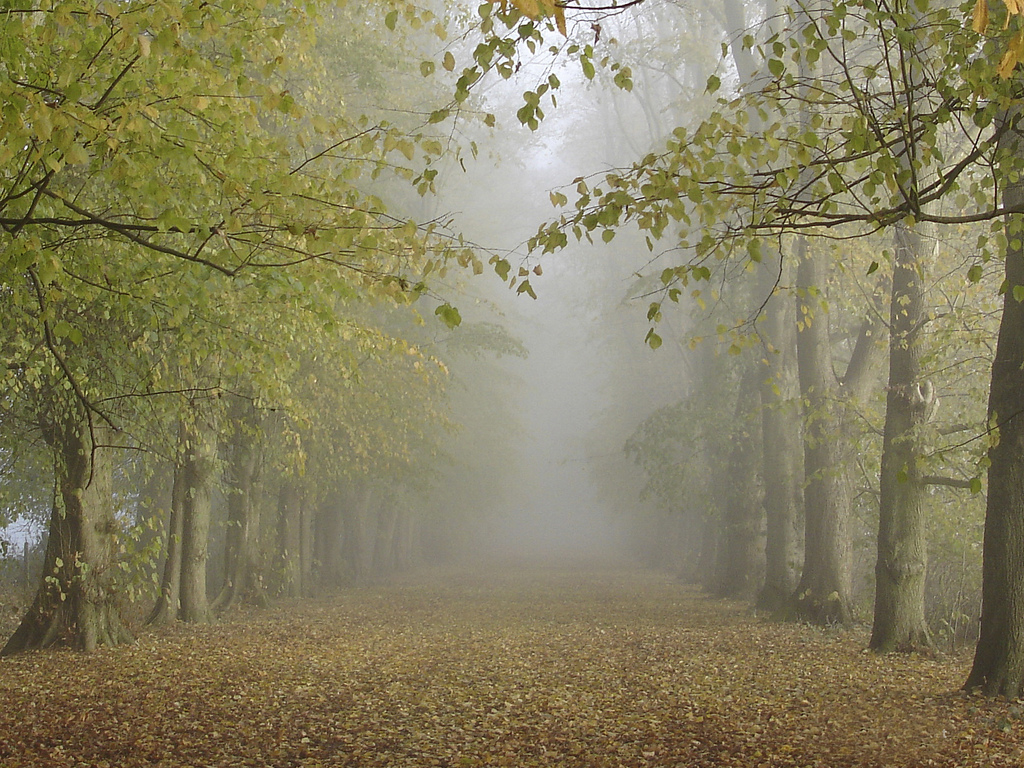
//> input picture 0.jpg, 1024 x 768 px
$ ./Main   (built with g++ and OpenCV 4)
//> lines starting //> are read from the running program, lines starting //| are printed output that depends on the picture
### Fast_Visibility_Restoration/My_Functions.h
#ifndef My_Function_H
#define My_Function_H
// define my own general functions

#include <opencv2\opencv.hpp>
#include <opencv2\highgui.hpp>

namespace MyFuncs
{
	class MyImgFuncs
	{
	public:
		static cv::Mat myConvertTo(cv::Mat input_img, std::string dst_type); // convert image type

		static cv::Mat homoFilter(cv::Mat input_img);	// homomorphic filter
	};
}
#endif // !My_Function_H

### Fast_Visibility_Restoration/Get_Mean_Channels.h
// Take the mean value between channels
// The output is one channel image with type of CV_64F
// Every pixel has the intensity of
// the mean value of the corresponding pixel in RGB channels
// Written by Pengfei Peter Kan, Sep 17, 2017

#ifndef getMeanChn_H
#define getMeanChn_H

#include <opencv2\opencv.hpp>
#include <opencv2\highgui.hpp>

#include <vector>

cv::Mat meanChannels(cv::Mat input_img)
{
	int chn_num = input_img.channels();
	cv::Mat mean_img;
	if (chn_num == 1)
	{
		if (input_img.type() % 8 == 0) // unchar type image has type value of 8, 16, 24
		{
			input_img.convertTo(input_img, CV_64F, 1.0 / 255.0);
		}
		mean_img = input_img;
	}
	else if (chn_num == 3)
	{
		if (input_img.type() % 8 == 0)
		{
			input_img.convertTo(input_img, CV_64FC3, 1.0 / 255.0);
		}
		mean_img = cv::Mat::zeros(input_img.size(), CV_64F);
		for (int row = 0; row < input_img.rows; ++row)
		{
			for (int col = 0; col < input_img.cols; ++col)
			{
				cv::Vec3d inten = input_img.at<cv::Vec3d>(row, col);
				// calculate the mean of intensities in three channels
				mean_img.at<double>(row, col) = (inten[0] + inten[1] + inten[2]) / 3.0;
			}
		}
	}
	return mean_img;
}
#endif // !getMeanChn_H

### Fast_Visibility_Restoration/Get_Min_Channel.h
// Get the minimum values of each pixel among RGB channels
// Written by Pengfei Peter Kan, Sep 17, 2017

#ifndef GetMinChn_H
#define GetMinChn_H

#include <opencv2\opencv.hpp>
#include <opencv2\highgui.hpp>

cv::Mat getMinChn(cv::Mat input_img)
{
	int chn_num = input_img.channels();
	cv::Mat min_chn = cv::Mat::zeros(input_img.size(), input_img.type());
	if (chn_num == 1)
	{
		min_chn = input_img;
	}
	else if (chn_num == 3)
	{
		std::vector<cv::Mat> chns(3);
		cv::split(input_img, chns);
		cv::min(chns[0], chns[1], min_chn);
		cv::min(min_chn, chns[2], min_chn);
	}
	return min_chn;
}
#endif // !GetMinChn_H

### Fast_Visibility_Restoration/FastFogImg.h
// The is the class that implemented the fast visibility restoration method
// Written by Pengfei Peter Kan in Jan 29, 2018
#ifndef FastFogImg_H
#define FastFogImg_H

#include <opencv2\opencv.hpp>
#include <opencv2\highgui.hpp>

class FastFogImg
{
private:
	cv::Mat origin_img;
	int medium_filter_size = 41; // set the default value as 41
	double p = 0.95;	// the coefficient to estimate the atmospheric veil
	cv::Mat atm_veil_img;
	cv::Mat restored_scene_img;
	cv::Mat tone_mapped_img;

public:
	FastFogImg(){}
	FastFogImg(cv::Mat input_img);
	FastFogImg(cv::Mat input_img, int input_filter_size);
	~FastFogImg();

	// getter and setter functions
	cv::Mat getOriginImg();
	int getMFilterSize();
	double getP();
	void setMFilterSize(int input_size);

	cv::Mat getAtmsVeil();		// get the atmospheric veil of the image
	cv::Mat restoreScene();		// restore the clear scene
	cv::Mat getToneMapped();	// tone map the restored image
};

#endif // !FastFogImg_H

### Fast_Visibility_Restoration/My_Functions.cpp
#include "My_Functions.h"

namespace MyFuncs
{
	// convert image types, only works with 1 and 3 channel RBG images
	cv::Mat MyImgFuncs::myConvertTo(cv::Mat input_image, std::string dst_type)
	{
		int image_type = input_image.type();
		cv::Mat output_image;
		if ((image_type == CV_8U) || (image_type == CV_8UC3))
		{
			if (image_type == CV_8U)
			{
				if ((dst_type == "double") || (dst_type == "Double") || (dst_type == "DOUBLE")) {
					input_image.convertTo(output_image, CV_64F, 1.0 / 255);
				}
				else if ((dst_type == "float") || (dst_type == "Float") || (dst_type == "FLOAT")) {
					input_image.convertTo(output_image, CV_32F, 1.0 / 255);
				}
				else if ((dst_type == "int") || (dst_type == "Int") || (dst_type == "INT")) {
					input_image.convertTo(output_image, CV_32S, 65535 / 255);
				}
				else if ((dst_type == "short") || (dst_type == "Short") || (dst_type == "SHORT")) {
					input_image.convertTo(output_image, CV_16S, 32767 / 255);
				}
				else if ((dst_type == "ushort") || (dst_type == "Ushort") || (dst_type == "USHORT")) {
					input_image.convertTo(output_image, CV_16U, 65535 / 255);
				}
				else if ((dst_type == "char") || (dst_type == "Char") || (dst_type == "CHAR")) {
					input_image.convertTo(output_image, CV_8S);
				}
				else if ((dst_type == "uchar") || (dst_type == "Uchar") || (dst_type == "UCHAR")) {
					input_image.convertTo(output_image, CV_8U);
				}
				else {
					std::cout << "The destination image type is invalid!" << std::endl;
				}
			}
			else
			{
				if ((dst_type == "double") || (dst_type == "Double") || (dst_type == "DOUBLE")) {
					input_image.convertTo(output_image, CV_64FC3, 1.0 / 255);
				}
				else if ((dst_type == "float") || (dst_type == "Float") || (dst_type == "FLOAT")) {
					input_image.convertTo(output_image, CV_32FC3, 1.0 / 255);
				}
				else if ((dst_type == "int") || (dst_type == "Int") || (dst_type == "INT")) {
					input_image.convertTo(output_image, CV_32SC3, 65535 / 255);
				}
				else if ((dst_type == "short") || (dst_type == "Short") || (dst_type == "SHORT")) {
					input_image.convertTo(output_image, CV_16SC3, 32767 / 255);
				}
				else if ((dst_type == "ushort") || (dst_type == "Ushort") || (dst_type == "USHORT")) {
					input_image.convertTo(output_image, CV_16UC3, 65535 / 255);
				}
				else if ((dst_type == "char") || (dst_type == "Char") || (dst_type == "CHAR")) {
					input_image.convertTo(output_image, CV_8SC3);
				}
				else if ((dst_type == "uchar") || (dst_type == "Uchar") || (dst_type == "UCHAR")) {
					input_image.convertTo(output_image, CV_8UC3);
				}
				else {
					std::cout << "The destination image type is invalid!" << std::endl;
				}
			}
		}
		else if ((image_type == CV_64FC3) || (image_type == CV_64F))
		{
			// if the input is one channel
			if (image_type == CV_64F)
			{
				if ((dst_type == "double") || (dst_type == "Double") || (dst_type == "DOUBLE")) {
					output_image = input_image;
				}
				else if ((dst_type == "float") || (dst_type == "Float") || (dst_type == "FLOAT")) {
					input_image.convertTo(output_image, CV_32F);
				}
				else if ((dst_type == "int") || (dst_type == "Int") || (dst_type == "INT")) {
					input_image.convertTo(output_image, CV_32S, 65535);
				}
				else if ((dst_type == "short") || (dst_type == "Short") || (dst_type == "SHORT")) {
					input_image.convertTo(output_image, CV_16S, 32767);
				}
				else if ((dst_type == "ushort") || (dst_type == "Ushort") || (dst_type == "USHORT")) {
					input_image.convertTo(output_image, CV_16U, 65535);
				}
				else if ((dst_type == "char") || (dst_type == "Char") || (dst_type == "CHAR")) {
					input_image.convertTo(output_image, CV_8S, 125);
				}
				else if ((dst_type == "uchar") || (dst_type == "Uchar") || (dst_type == "UCHAR")) {
					input_image.convertTo(output_image, CV_8U, 255);
				}
				else {
					std::cout << "The destination image type is invalid!" << std::endl;
				}
			}
			if (image_type == CV_64FC3)
			{
				if ((dst_type == "double") || (dst_type == "Double") || (dst_type == "DOUBLE")) {
					output_image = input_image;
				}
				else if ((dst_type == "float") || (dst_type == "Float") || (dst_type == "FLOAT")) {
					input_image.convertTo(output_image, CV_32FC3);
				}
				else if ((dst_type == "int") || (dst_type == "Int") || (dst_type == "INT")) {
					input_image.convertTo(output_image, CV_32SC3, 65535);
				}
				else if ((dst_type == "short") || (dst_type == "Short") || (dst_type == "SHORT")) {
					input_image.convertTo(output_image, CV_16SC3, 32767);
				}
				else if ((dst_type == "ushort") || (dst_type == "Ushort") || (dst_type == "USHORT")) {
					input_image.convertTo(output_image, CV_16UC3, 65535);
				}
				else if ((dst_type == "char") || (dst_type == "Char") || (dst_type == "CHAR")) {
					input_image.convertTo(output_image, CV_8SC3, 125);
				}
				else if ((dst_type == "uchar") || (dst_type == "Uchar") || (dst_type == "UCHAR")) {
					input_image.convertTo(output_image, CV_8UC3, 255);
				}
				else {
					std::cout << "The destination image type is invalid!" << std::endl;
				}
			}
		}
		else {
			std::cout << std::endl << "Error: The input image must have uchar or double type!" << std::endl;
		}
		return output_image;
	}

	// This is the homomorphic filter that balances the brightness of the image
	// [85 lines left out: function homoFilter, not called in this run]
}

### Fast_Visibility_Restoration/FastFogImg.cpp
#include "FastFogImg.h"
#include "Get_Min_Channel.h"
#include "Get_Mean_Channels.h"
#include "My_Functions.h"

FastFogImg::FastFogImg(cv::Mat input_img) : origin_img(input_img){}

FastFogImg::FastFogImg(cv::Mat input_img, int input_filter_size) :
	origin_img(input_img), medium_filter_size(input_filter_size) {}

FastFogImg::~FastFogImg() {}

// getter and setter functions
// [19 lines left out: functions getOriginImg, getMFilterSize, getP, setMFilterSize, not called in this run]

// get the atmospheric veil of the image
// V = max[min(p*B, W), 0], V is the atmosphere veil image
// where W = min_c(I), I is the origin image
// B = A - median(|W - A|), A is the median blurred W
cv::Mat FastFogImg::getAtmsVeil()
{
	if (atm_veil_img.empty())
	{
		cv::Mat W = getMinChn(origin_img); // W = min_c{I(x,y)}
		cv::Mat A, B, C, D, E, F;

		cv::medianBlur(W, A, medium_filter_size); // medianBlur can only deal with CV_8U when size is large
		C = cv::abs(W - A);
		cv::medianBlur(C, D, medium_filter_size);
		B = A - D;
		// convert B, W to the double type
		B.convertTo(B, CV_64F, 1.0 / 255.0);
		W.convertTo(W, CV_64F, 1.0 / 255.0);
		E = cv::min(B.mul(p), W);
		F = cv::Mat::zeros(E.size(), E.type());
		atm_veil_img = cv::max(E, F); // get the atmostphere veil
	}
	return atm_veil_img;
}

// restore the clear scene
// R = (I - V) / (1 - V/Is)
// where I is the original fog image, V is the atmospheric veil image
cv::Mat FastFogImg::restoreScene()
{
	if (restored_scene_img.empty())
	{
		// convert origin image to double type image
		cv::Mat origin_img_double;
		if (origin_img.type() % 8 == 0)
		{
			origin_img_double = MyFuncs::MyImgFuncs::myConvertTo(origin_img, "double");
		}
		cv::Mat V = getAtmsVeil();  // V has the double type
		cv::Mat one_M = cv::Mat::ones(V.size(), V.type());
		cv::Mat G;
		cv::divide(one_M, one_M - V, G);
		int chn_num = origin_img_double.channels();
		if (chn_num == 1)
		{
			cv::multiply(origin_img_double - V, G, restored_scene_img);
		}
		else if (chn_num == 3)
		{
			std::vector<cv::Mat> origin_chns(3), R_chns(3);
			cv::split(origin_img_double, origin_chns);
			for (int c = 0; c < 3; ++c)
			{
				cv::multiply(origin_chns[c] - V, G, R_chns[c]);
			}
			cv::merge(R_chns, restored_scene_img);
		}
	}
	return restored_scene_img;
}

// tone map the restored image
cv::Mat FastFogImg::getToneMapped()
{
	if (tone_mapped_img.empty())
	{
		cv::Mat restored_scene_img = restoreScene(); // get the restored clear scene of the image
		cv::Mat I_mean = meanChannels(origin_img);  // I_mean and R_mean are double type
		cv::Mat R_mean = meanChannels(restored_scene_img);
		// take the bottom 1/3 of the image to compute the mean and std deviation
		cv::Mat roi_I = I_mean(cv::Rect(0, I_mean.rows * 2 / 3, I_mean.cols, I_mean.rows / 3));
		cv::Mat roi_R = R_mean(cv::Rect(0, R_mean.rows * 2 / 3, R_mean.cols, R_mean.rows / 3));
		cv::Mat Z = cv::Mat::ones(roi_I.size(), roi_I.type());
		// add tiny values to the roi_I and roi_R so that the log function will not return infinity
		roi_I = roi_I + Z.mul(0.5 / 255.0);
		roi_R = roi_R + Z.mul(0.5 / 255.0);
		cv::Mat I_log, R_log;
		cv::log(roi_I, I_log);
		cv::log(roi_R, R_log);
		// compute the mean and std of the reference image and the tone image in log space
		cv::Mat AI, DI, AR, DR;
		double aI, dI, aR, dR;
		cv::meanStdDev(I_log, AI, DI);
		cv::meanStdDev(R_log, AR, DR);
		aI = AI.at<double>(0, 0);
		dI = DI.at<double>(0, 0);
		aR = AR.at<double>(0, 0);
		dR = DR.at<double>(0, 0);

		// compute U(x,y) = R(x,y)^(dI / dR) * exp(aI - aR * dI / dR)
		cv::Mat B, U, G;
		double e;
		cv::pow(restored_scene_img, dI / dR, B);
		e = std::exp(aI - aR * dI / dR);
		U = B.mul(e);

		// convert U to float so that can get the gray image of U
		// G is the gray image of U
		U.convertTo(U, CV_32FC3);
		cv::cvtColor(U, G, CV_RGB2GRAY);
		// mG is the maximum of G
		double mG = 1;
		cv::minMaxIdx(G, NULL, &mG);
		// calculate the final toned image
		cv::Mat E = cv::Mat::ones(G.size(), G.type()) + G.mul(1 - 1 / mG);
		std::vector<cv::Mat> U_chns(3), T_chns(3);
		cv::split(U, U_chns);
		for (int c = 0; c < 3; ++c)
		{
			cv::divide(U_chns[c], E, T_chns[c]);
		}
		cv::merge(T_chns, tone_mapped_img);
	}
	return tone_mapped_img;
}

### Fast_Visibility_Restoration/Main.cpp
// The detail of this code is about the paper
// Fast Visibility Restoration from a Single Color or Gray Level Image
// by Jean-Philippe Tarel and NIcolas Hautiere

#include <opencv2\opencv.hpp>
#include <opencv2\highgui.hpp>
#include <time.h>

#include "FastFogImg.h"

int main()
{
	cv::Mat input_img = cv::imread("0.jpg");
//> input_img is the input picture: 768 rows x 1024 cols, CV_8UC3; mean B, G, R 94.7, 127.1, 133.5
	FastFogImg fog_img(input_img);
	cv::Mat atm_veil_img = fog_img.getAtmsVeil();
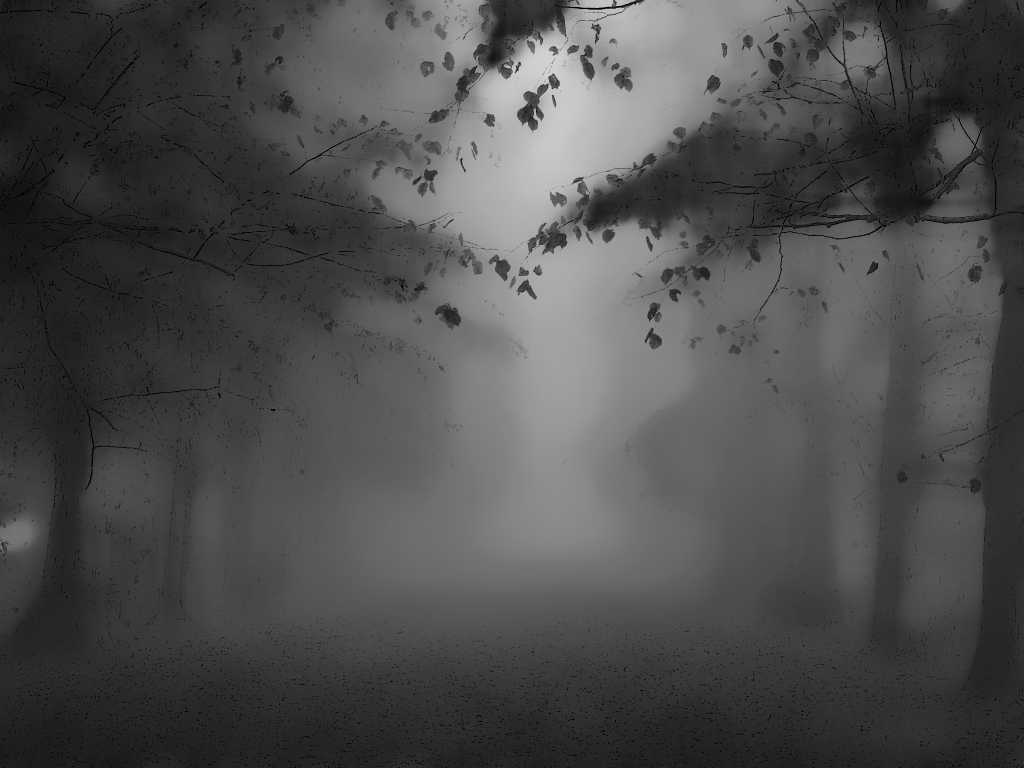
//> atm_veil_img: 768 rows x 1024 cols, CV_64FC1; min 0, max 0.827, mean 0.303
	cv::imshow("The atm veil image", atm_veil_img);
	cv::waitKey(10);

	cv::Mat restored_scene = fog_img.restoreScene();
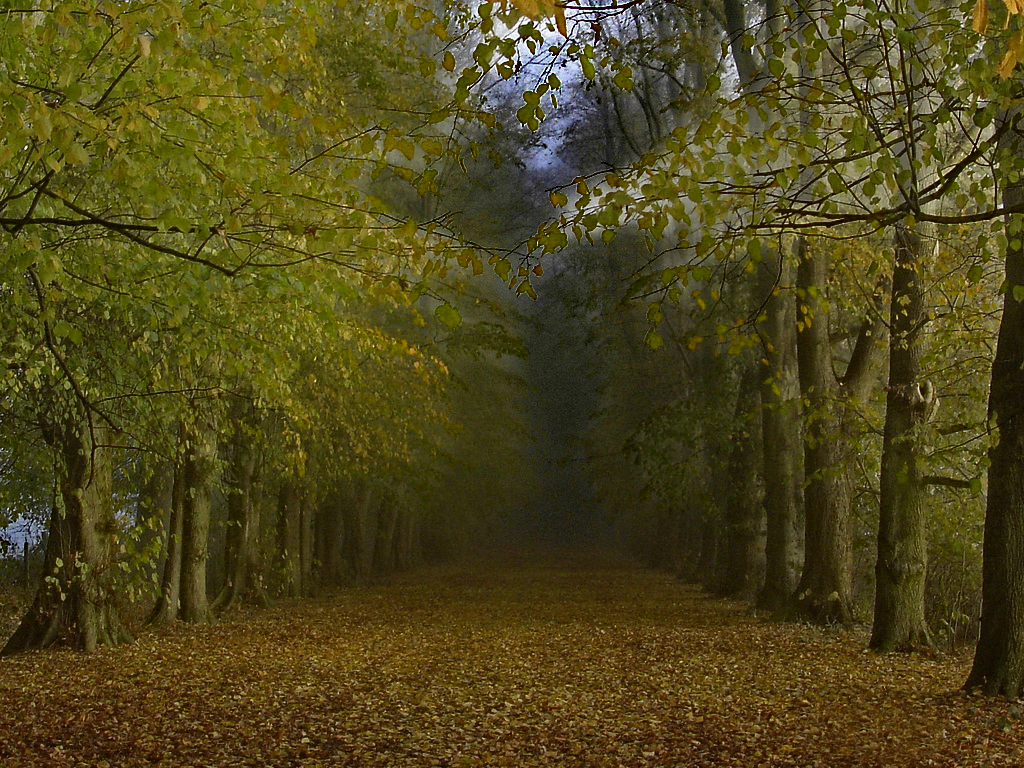
//> restored_scene: 768 rows x 1024 cols, CV_64FC3; mean B, G, R 0.107, 0.279, 0.312
	cv::imshow("The restored scene", restored_scene);
	cv::waitKey(10);

	cv::Mat tone_mapped_img = fog_img.getToneMapped();
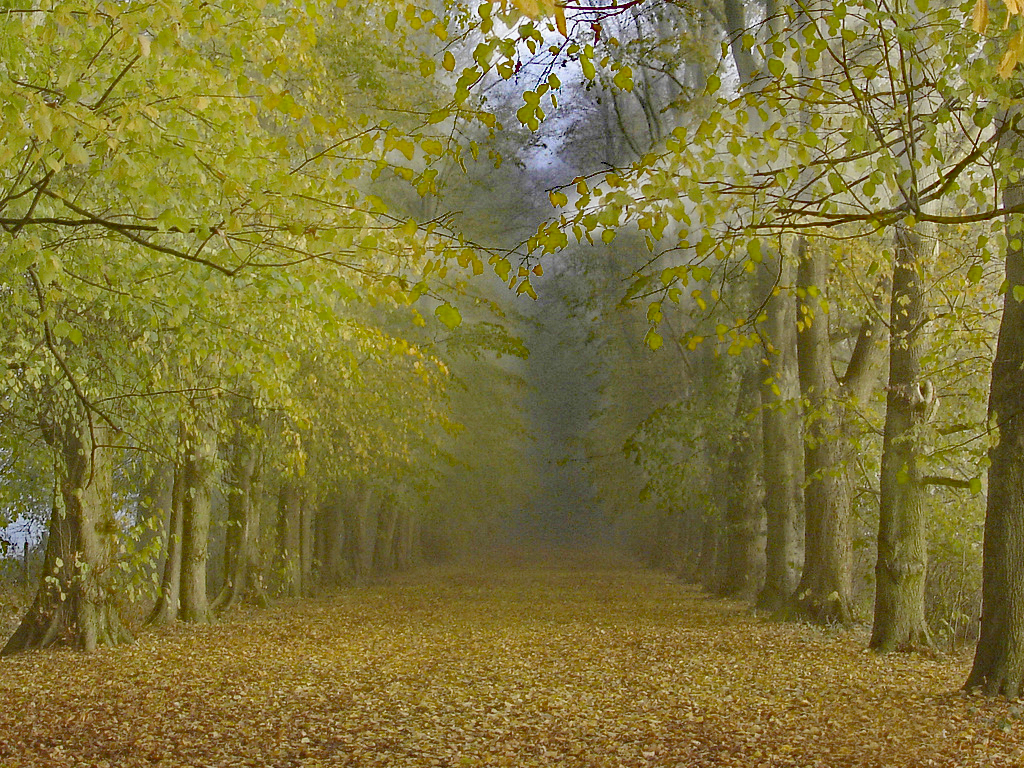
//> tone_mapped_img: 768 rows x 1024 cols, CV_32FC3; mean B, G, R 0.225, 0.469, 0.506; drawn with min black and max white
	cv::imshow("The tone mapped image", tone_mapped_img);
	cv::waitKey(0);
	return 0;
}
